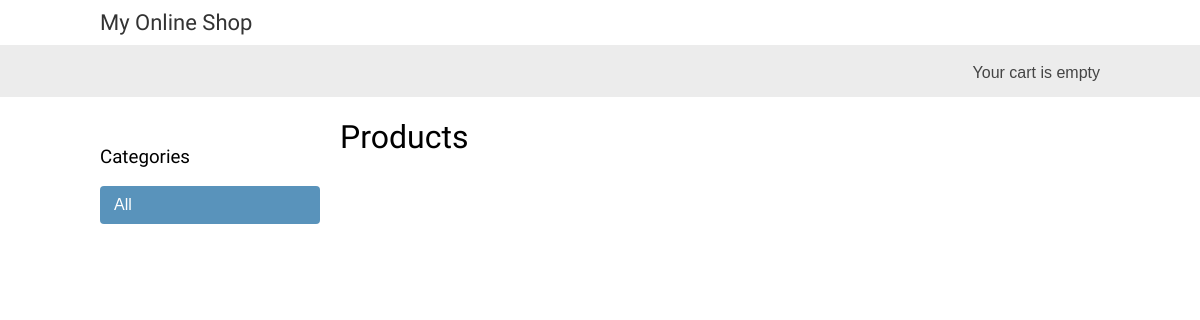
/, run on an earlier commit of the app's database.
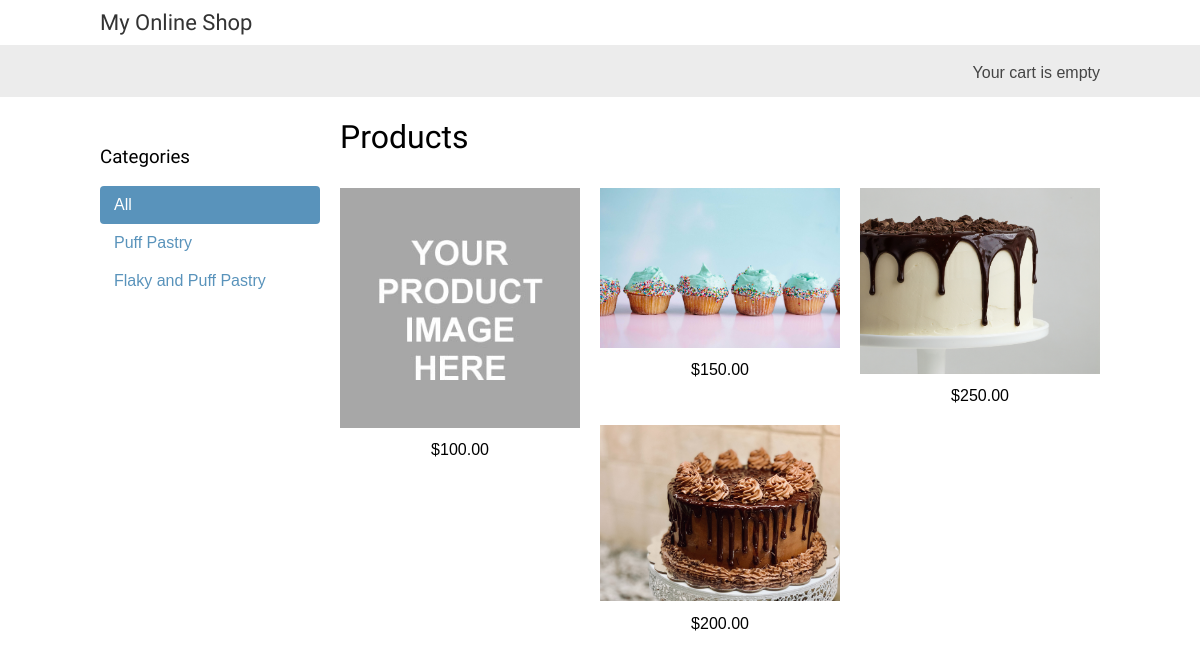
And on a later commit of the database.
### onlineshop/models.py (models this page shows, shortened)
class Category(models.Model):
    name = models.CharField(max_length=200, db_index=True)
    slug = models.SlugField(max_length=200, unique=True)
    def get_absolute_url(self):
        return reverse("onlineshop:product_list_by_category", args=[self.slug])
    class Meta:
        ordering = ['-name']
        verbose_name = 'Category'
        verbose_name_plural = 'Categories'

class Product(models.Model):
    category = models.ForeignKey(Category, related_name="products", on_delete=models.SET_NULL, null=True)
    name = models.CharField(max_length=200, db_index=True)
    slug = models.SlugField(max_length=200, unique=True)
    image = models.ImageField(upload_to="products/%Y/%M/%d", blank=True)
    description = models.TextField(blank=True)
    price = models.DecimalField(max_digits=10, decimal_places=2)
    available = models.BooleanField(default=True)
    created_at = models.DateTimeField(auto_now_add=True)
    updated_at = models.DateTimeField(auto_now=True)
    def get_absolute_url(self):
        return reverse("onlineshop:product_detail", args=[self.id, self.slug])
    class Meta:
        ordering = ['-name']
        index_together = (('id', 'slug'),)

### onlineshop/views.py (the view)
# urls.py: path('',  product_list, name='product_list'),
def product_list(request, category_slug=None):
    category = None
    categories = Category.objects.all()
    products = Product.objects.filter(available=True)
    if category_slug:
        category = get_object_or_404(Category, slug=category_slug)
        products = products.filter(category=category)
    context = {
        'category': category,
        'categories': categories,
        'products': products
    }
    return render(request, 'onlineshop/product/list.html', context)

### cart/cart.py (called while the page is built)
    def __len__(self):
        return sum( item['quantity'] for item in self.cart.values())

### cart/context_processors.py (called while the page is built)
def cart(request):
    return {'cart': Cart(request)}

### onlineshop/templates/onlineshop/product/list.html (shortened to what this page needs)
{% extends 'onlineshop/base.html' %}
{% load static %}
{% block content %}
    <div id="sidebar">
        <h3>Categories</h3>
        <ul>
            <li {% if not category %}class="selected"{% endif %}>
                <a href="{% url 'onlineshop:product_list' %}">All</a>
            </li>
            {% for c in categories %}
                <li {% if category.slug == c.slug %}class="selected"{% endif %} >
                    <a href="{{ c.get_absolute_url }}">{{ c.name }}</a>
                </li>
            {% endfor %}
        </ul>
    </div>
    <div>
        <div id="main" class="product-list">
            <h1>{%if category %}{{ category.name }}{% else %}Products{% endif %}</h1>
            {% for product in products %}
                <div class="item">
                    <a href="{{ product.get_absolute_url }}">
                        <img src="{% if product.image %}{{ product.image.url }}{% else %}{% static 'img/default_pr.jpg' %}{% endif %}">
                    </a>
                    <br>
                    ${{ product.price }}
                </div>
            {% endfor %}
        </div>
    </div>
{% endblock %}

### onlineshop/templates/onlineshop/base.html (shortened to what this page needs)
{% load static %}
<!DOCTYPE html>
<html lang="en">
<head>
    <link rel="stylesheet" href="{% static 'css/base.css' %}">
</head>
<body>
    <div id="header">
        <a href="/", class="logo">My Online Shop</a>
    </div>
    <div id="subheader">
        <div class="cart">
            {% with total_items=cart|length  %}
                {% if total_items > 0 %}
                    Your Cart:
                    <a href="{% url 'cart:cart_detail' %}">
                        {{ total_items }} item{{ total_items|pluralize}}
                        {{ cart.get_total_price }}$
                {% else %}
                        Your cart is empty
                {% endif %}
            {% endwith %}
        </div>
    </div>
    <div id="content">
        {% block content %}
        {% endblock %}
    </div>
</body>
</html>

### static/css/base.css (style rules this page uses)
body { margin:0; padding:0; font-family:helvetica, sans-serif; }
h1, h2, h3, h4, h5 , h6 { font-family: 'Ubuntu', sans-serif; font-weight:normal; }
a { text-decoration:none; color:#5993bb; }
#header { padding:10px 100px; font-size:18px; overflow:auto; }
#subheader { background:#ececec; color:#444; padding:15px 100px; overflow:auto; }
#header .logo { font-family: 'Ubuntu', sans-serif; float:left; color:#333; font-size:22px; margin-right:10%; }
#subheader .cart { float:right; padding-top:4px; }
#content { padding:0 100px; overflow:hidden; }
#sidebar { width:220px; padding:30px 20px 0 0; float:left; }
#sidebar ul { margin:0; padding:0; }
#sidebar ul li { margin:0; list-style:none; padding:10px 14px; }
#sidebar ul li a { display:block; }
#sidebar ul li.selected { background:#5993bb; border-radius:4px; }
#sidebar ul li.selected a { color:#fff; }
#main { float:left; width: 96%; margin-right:-220px; overflow:hidden; }
.product-list .item { width:25%; padding:10px 20px 10px 0; float:left; text-align:center; line-height:1.2; }
.product-list .item img { width:100%; margin-bottom:8px; }

What changed in the data, as far as the page shows it:
added Category: name "Puff Pastry"
added Category: name "Flaky and Puff Pastry"
added Product: price "100.00"
added Product: image (picture), price "150.00"
added Product: image (picture), price "250.00"
added Product: image (picture), price "200.00"
